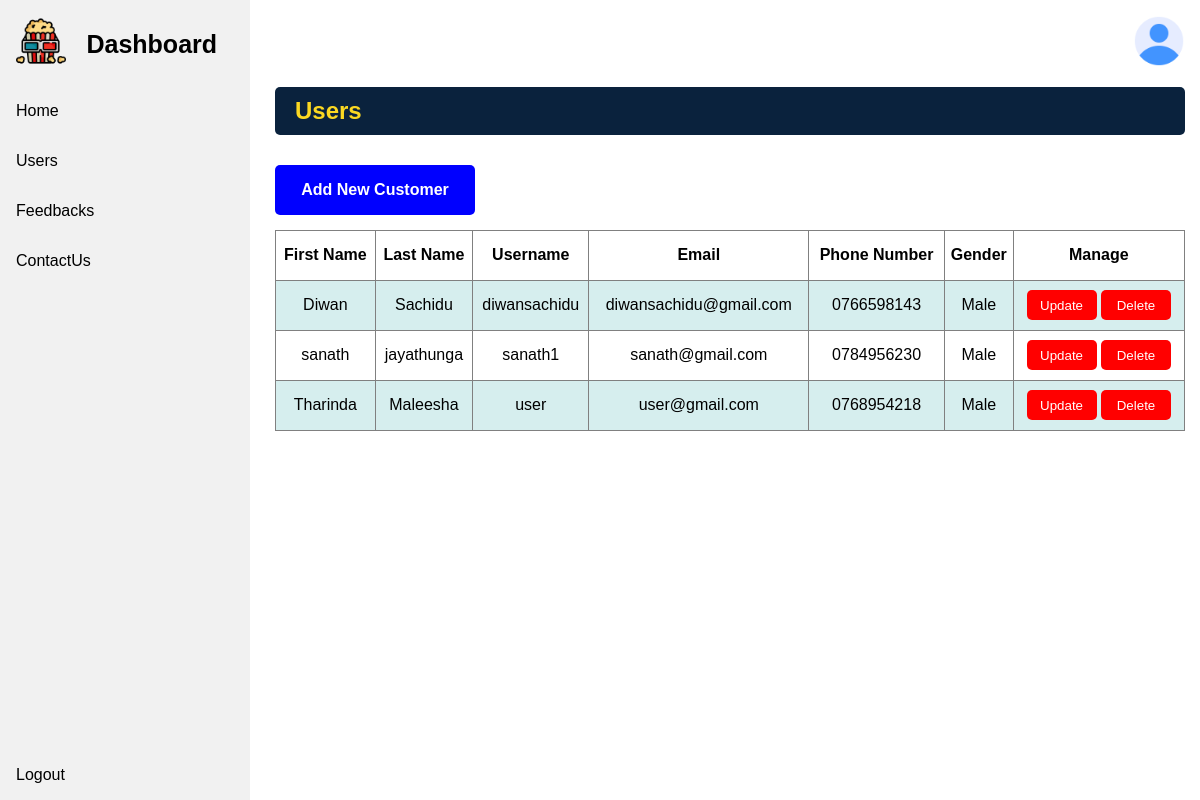
Screenshot of /manager/php/displayUsers.php with the database file from the repository.
### tables this page shows
CREATE TABLE `users` (
  `userID` int(11) NOT NULL,
  `firstName` varchar(100) NOT NULL,
  `lastName` varchar(100) NOT NULL,
  `username` varchar(100) NOT NULL,
  `email` varchar(100) NOT NULL,
  `password` varchar(100) NOT NULL,
  `mobileNumber` varchar(20) NOT NULL,
  `gender` varchar(10) NOT NULL,
  `managerID` int(11) NOT NULL DEFAULT 1
);

### manager/php/displayUsers.php (the view, shortened to what this page needs)
<?php
    include '../phpHandlers/dbh.config.php';
?>
<!DOCTYPE html>
<html lang="en">
<head>
    <link rel="stylesheet" href="../css/displayUsers.css">
</head>
<body>
    <?php
        include './sidebar.php';
    ?>
    <div class="content">
        <div class="title">
            <h2>Users</h2>
        </div>
        <div class="add-btn">
            <button><a href="./addUser.php">Add New Customer</a></button>
        </div>
        <div class="table-data">
            <table border="1">
                <tr>
                    <th>First Name</th>
                    <th>Last Name</th>
                    <th>Username</th>
                    <th>Email</th>
                    <th>Phone Number</th>
                    <th>Gender</th>
                    <th>Manage</th>
                </tr>
                <?php
                    $sql = "SELECT * FROM users;";
                    $result = mysqli_query($conn, $sql);
                    $resultCheck = mysqli_num_rows($result);
                    if($resultCheck > 0) {
                        while($row = mysqli_fetch_assoc($result)){
                            $id = $row['userID'];
                            echo "
                                <tr>
                                    <td>".$row['firstName']."</td>
                                    <td>".$row['lastName']."</td>
                                    <td>".$row['username']."</td>
                                    <td>".$row['email']."</td>
                                    <td>".$row['mobileNumber']."</td>
                                    <td>".$row['gender']."</td>
                                    <td>
                                        <button class='del-btn'><a href='http://localhost/movie-booking-system/manager/phphandlers/dbh.updateUser.php?updateUserId=".$id."'>Update</a></button>
                                        <button class='del-btn'><a href='http://localhost/movie-booking-system/manager/phphandlers/dbh.deleteUser.php?deleteUserId=".$id."'>Delete</a></button>
                                    </td>
                                </tr>
                            ";
                        }
                    }
                ?>
            </table>
        </div>
    </div>
</body>
</html>

### manager/css/displayUsers.css (style rules this page uses)
body { margin: 0; padding: 0; font-family: sans-serif; box-sizing: border-box; }
.content { margin-left: 260px; padding: 57px 0px; }
.title { padding: 10px 15px; }
.title h2 { background-color: #0A223D; color: #FBD822; border-radius: 5px; padding: 10px 20px; }
.table-data { padding: 0 15px; }
.table-data table { width: 100%; outline: none; border-collapse: collapse; }
.table-data table tr { height: 50px; }
.table-data table td { text-align: center; }
table tr:nth-child(even) { background-color: #D6EEEE; }
.del-btn { background-color: red; border: none; border-radius: 5px; cursor: pointer; height: 30px; width: 70px; }
.del-btn a { text-decoration: none; color: white; }
.add-btn { margin-left: 15px; margin-bottom: 15px; }
.add-btn button { background-color: blue; border: none; border-radius: 5px; cursor: pointer; height: 50px; width: 200px; }
.add-btn button a { text-decoration: none; font-size: 16px; color: white; font-weight: bold; }

### manager/css/sidebar.css (style rules this page uses)
body { margin: 0; padding: 0; font-family: sans-serif; box-sizing: border-box; }

### rows the page displays
users: firstName "Diwan", lastName "Sachidu", username "diwansachidu", email "diwansachidu@gmail.com", mobileNumber "0766598143", gender "Male"
users: firstName "sanath", lastName "jayathunga", username "sanath1", email "sanath@gmail.com", mobileNumber "0784956230", gender "Male"
users: firstName "Tharinda", lastName "Maleesha", username "user", email "user@gmail.com", mobileNumber "0768954218", gender "Male"
